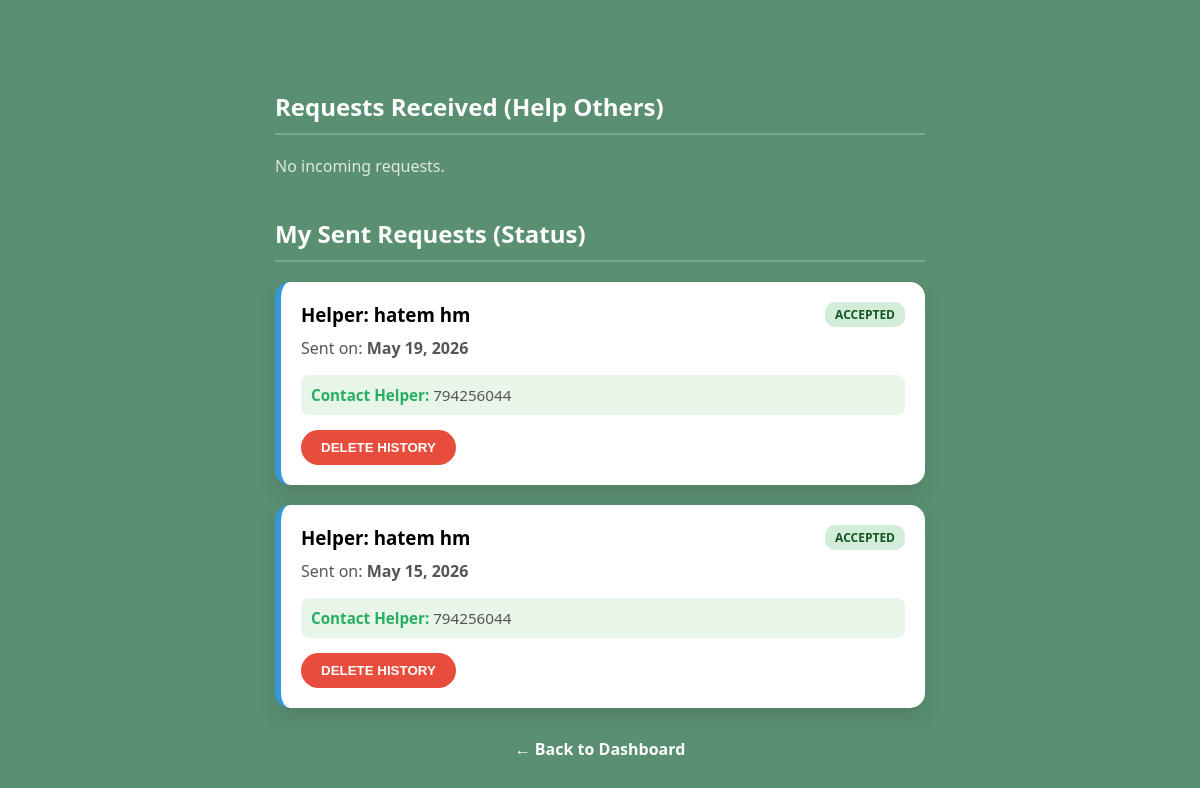
The page /requests.php (signed in) on the database its author committed.
### tables this page shows
CREATE TABLE `service_requests` (
  `requestID` int(10) NOT NULL,
  `neederID` int(10) NOT NULL,
  `helperID` int(10) NOT NULL,
  `status` enum('pending','accepted','rejected') DEFAULT 'pending',
  `request_date` timestamp NOT NULL DEFAULT current_timestamp()
);

CREATE TABLE `user` (
  `userID` int(10) NOT NULL,
  `fullName` char(30) NOT NULL,
  `email` varchar(60) NOT NULL,
  `phone` varchar(20) NOT NULL,
  `docID` varchar(20) NOT NULL,
  `passw` varchar(255) NOT NULL,
  `userRole` enum('helper','needer') NOT NULL DEFAULT 'needer'
);

### requests.php (the view, shortened to what this page needs)
<?php
include 'confi.php';
$myID = $_SESSION['user_id'];
$sql_received = "SELECT r.requestID, r.request_date, r.status, u.fullName, u.email, u.phone
                FROM service_requests r
                JOIN user u ON r.neederID = u.userID
                WHERE r.helperID = ?
                ORDER BY r.request_date DESC";
$stmt1 = $conn->prepare($sql_received);
$stmt1->bind_param("i", $myID);
$stmt1->execute();
$received_result = $stmt1->get_result();
$sql_sent = "SELECT r.requestID, r.request_date, r.status, u.fullName, u.email, u.phone
             FROM service_requests r
             JOIN user u ON r.helperID = u.userID
             WHERE r.neederID = ?
             ORDER BY r.request_date DESC";
$stmt2 = $conn->prepare($sql_sent);
$stmt2->bind_param("i", $myID);
$stmt2->execute();
$sent_result = $stmt2->get_result();
?>
<!DOCTYPE html>
<html lang="en">
<head>
</head>
<body>
<div class="requests-container">
    <h2 class="section-title">Requests Received (Help Others)</h2>
    <?php if ($received_result->num_rows > 0): ?>
        <?php while($row = $received_result->fetch_assoc()): ?>
            <div class="request-card card-received">
                <div class="request-header">
                    <h3 style="margin:0;"><?php echo htmlspecialchars($row['fullName']); ?></h3>
                    <span class="status-badge status-<?php echo $row['status']; ?>">
                        <?php echo htmlspecialchars($row['status']); ?>
                    </span>
                </div>
                <p class="info-group"><span class="info-label">Email:</span> <?php echo htmlspecialchars($row['email']); ?></p>
                <p class="info-group"><span class="info-label">Phone:</span> <?php echo htmlspecialchars($row['phone']); ?></p>
                <?php if ($row['status'] == 'pending'): ?>
                    <form method="POST" class="btn-group">
                        <input type="hidden" name="requestID" value="<?php echo $row['requestID']; ?>">
                        <button type="submit" name="accept_request" class="accept-btn">ACCEPT</button>
                        <button type="submit" name="refuse_request" class="refuse-btn">REFUSE</button>
                    </form>
                <?php else: ?>
                    <p style="margin-top: 15px; font-weight: bold; color: #777;">Status: <?php echo ucfirst($row['status']); ?></p>
                <?php endif; ?>
            </div>
        <?php endwhile; ?>
    <?php else: ?>
        <p style="color: white; opacity: 0.8;">No incoming requests.</p>
    <?php endif; ?>
    <h2 class="section-title">My Sent Requests (Status)</h2>
    <?php if ($sent_result->num_rows > 0): ?>
        <?php while($row = $sent_result->fetch_assoc()): ?>
            <div class="request-card card-sent">
                <div class="request-header">
                    <h3 style="margin:0;">Helper: <?php echo htmlspecialchars($row['fullName']); ?></h3>
                    <span class="status-badge status-<?php echo $row['status']; ?>">
                        <?php echo htmlspecialchars($row['status']); ?>
                    </span>
                </div>
                <p style="margin-top: 10px; color: #555;">Sent on: <b><?php echo date('M d, Y', strtotime($row['request_date'])); ?></b></p>
                <?php if ($row['status'] == 'accepted'): ?>
                    <p class="info-group" style="background: #e8f5e9; padding: 10px; border-radius: 8px;">
                        <span class="info-label">Contact Helper:</span> <?php echo htmlspecialchars($row['phone']); ?>
                    </p>
                <?php endif; ?>
                <form method="POST" style="margin-top: 15px;">
                    <button type="submit" name="delete_request" class="delete-btn" onclick="return confirm('Are you sure you want to delete/cancel this request?')">
                        <?php echo ($row['status'] == 'pending') ? 'CANCEL REQUEST' : 'DELETE HISTORY'; ?>
                    </button>
                </form>
            </div>
        <?php endwhile; ?>
    <?php else: ?>
        <p style="color: white; opacity: 0.8;">You haven't sent any requests yet.</p>
    <?php endif; ?>
    <div style="text-align: center; margin-top: 30px;">
        <a href="logedinPage.php" style="color: white; text-decoration: none; font-weight: bold;">← Back to Dashboard</a>
    </div>
</div>
</body>
</html>

### requests.php (style rules this page uses)
body { font-family: 'Segoe UI', Tahoma, Geneva, Verdana, sans-serif; background-color: #5a8f72; margin: 0; display: flex; justify-content: center; padding: 50px 0; min-height: 100vh; }
.requests-container { width: 90%; max-width: 650px; }
h2.section-title { color: white; border-bottom: 2px solid rgba(255,255,255,0.2); padding-bottom: 10px; margin: 40px 0 20px 0; }
.request-card { background: white; border-radius: 15px; padding: 20px; margin-bottom: 20px; box-shadow: 0 10px 20px rgba(0,0,0,0.1); position: relative; }
.card-sent { border-left: 6px solid #3498db; }
.request-header { display: flex; justify-content: space-between; align-items: center; }
.status-badge { font-size: 0.75rem; text-transform: uppercase; padding: 4px 10px; border-radius: 10px; font-weight: bold; }
.status-accepted { background: #d4edda; color: #155724; }
.delete-btn { background-color: #e74c3c; color: white; border: none; padding: 10px 20px; border-radius: 25px; font-weight: bold; cursor: pointer; transition: 0.3s; }
.info-group { margin-bottom: 8px; font-size: 0.95rem; color: #555; }
.info-label { color: #27ae60; font-weight: bold; }

### rows shown on the page
service_requests: user.fullName "hatem hm", status "ACCEPTED", request_date "May 19, 2026", user.phone "794256044", shows "DELETE HISTORY"
service_requests: user.fullName "hatem hm", status "ACCEPTED", request_date "May 15, 2026", user.phone "794256044", shows "DELETE HISTORY"
